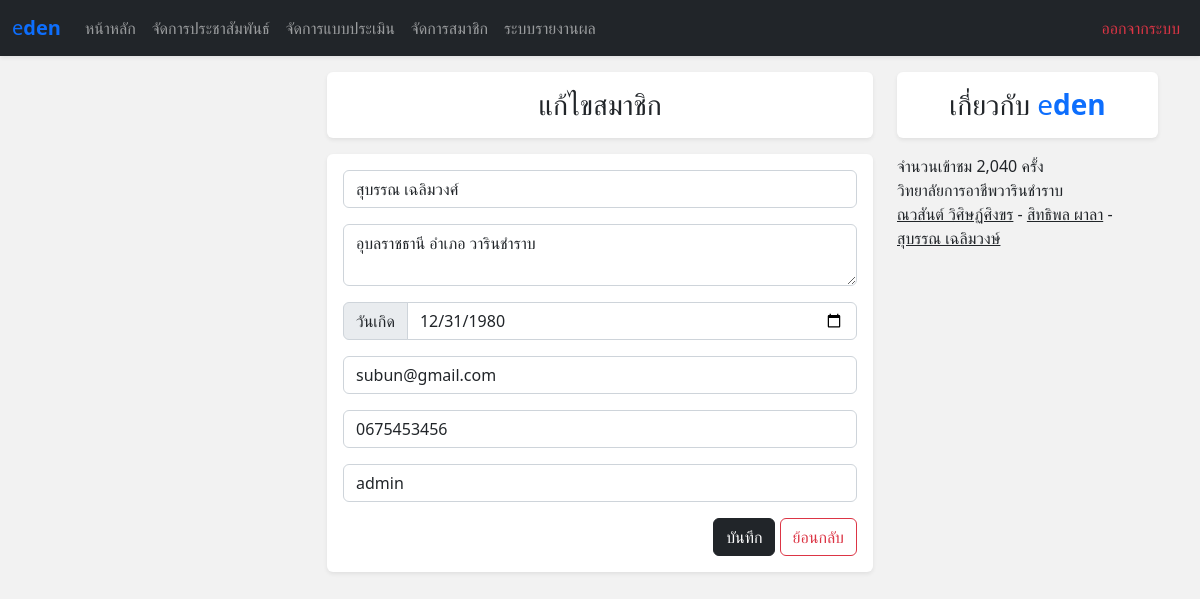
Page /admin/members?mem_id=7 (signed in) on the earlier database version.
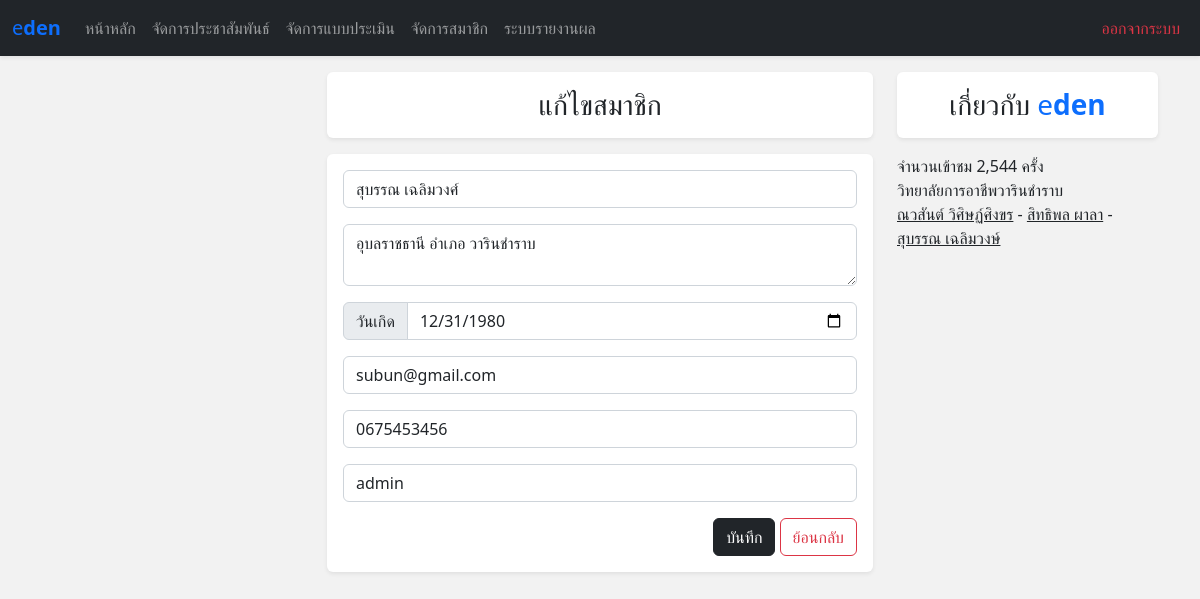
Same page on the later database version.
### tables this page shows
CREATE TABLE `member` (
  `mem_id` int(5) NOT NULL,
  `mem_name` varchar(200) NOT NULL,
  `mem_address` varchar(200) NOT NULL,
  `mem_date` date NOT NULL,
  `mem_email` varchar(100) NOT NULL,
  `mem_tel` varchar(20) NOT NULL,
  `mem_username` varchar(50) NOT NULL,
  `mem_password` varchar(50) NOT NULL,
  `mem_view` int(5) NOT NULL,
  `mem_status` varchar(10) NOT NULL,
  `mem_regis_date` date NOT NULL
);

### modules/getParams.php (called while the page is built, shortened)
<?php
function fetch($result){
    return mysqli_fetch_assoc($result);
}

### com/admin-member/EditMember.php (the view, shortened to what this page needs)
<?php
$usr_id = $_GET['mem_id'];
$mem=fetch($db->query("SELECT * FROM member WHERE mem_id = " . $usr_id));
?>
<?php FrameStart(); ?>
<h3 class="bg-white rounded shadow-sm p-3 my-3 text-center">แก้ไขสมาชิก</h3>
<form method="post" class="bg-white rounded shadow-sm p-3 my-3">
    <input type="text" name="mem_name" placeholder="ชื่อ - สกุล" id="" value="<?php echo $mem['mem_name']; ?>" class="form-control mb-3" required>
    <textarea name="mem_address" class="form-control mb-3" placeholder="ที่อยู่" required><?php echo $mem['mem_address']; ?></textarea>
    <div class="mb-3 input-group">
        <label for="" class="input-group-text">วันเกิด</label>
        <input type="date" name="mem_date" required  value="<?php echo $mem['mem_date']; ?>" class="form-control">
    </div>
    <input type="email" name="mem_email" placeholder="อีเมล" class="form-control mb-3" value="<?php echo $mem['mem_email']; ?>" required>
    <input type="number" name="mem_tel" required placeholder="เบอร์โทร" class="form-control mb-3" value="<?php echo $mem['mem_tel']; ?>">
    <select name="mem_status" class="form-control mb-3" required>
        <option value="admin" <?php echo $mem['mem_status'] == 'admin'? "selected": "" ?>>admin</option>
    </select>
    <div class="text-end">
        <button name="regis" class="btn btn-dark">บันทึก</button>
        <a href="/11pdln/admin/members" class="btn btn-outline-danger">ย้อนกลับ</a>
    </div>
</form>
<?php FrameEnd(); ?>

### modules/Frame.php (shortened to what this page needs)
<?php function FrameStart() {  ?>
<div class="container">
    <div class="row">
        <div class="col-md-3"></div>
        <div class="col-md-6">
<?php } function FrameEnd() {
    require('./modules/Database.php');  ?>
        </div>
        <div class="col-md-3">
        <h3 class="bg-white rounded shadow-sm p-3 my-3 text-center">เกี่ยวกับ <span class="text-primary">e<span class="fw-bold">den</span></span></h3>
        <div>
            <?php if(isset($_SESSION['usr'])): ?>
               จำนวนเข้าชม <?php echo number_format(fetch($db->query("SELECT * FROM member WHERE mem_id = " . $_SESSION['usr']))['mem_view'] ?? 0); ?> ครั้ง
               <?php endif; ?>
            </div>
            <div>
                <div>วิทยาลัยการอาชีพวารินชำราบ</div>
                <div>
                <a class="text-dark" href="https://github.com/Arikato111">ณวสันต์ วิศิษฏ์ศิงขร</a> -
                <a class="text-dark" href="mailto:zxcmarksf0456@gmail.com">สิทธิพล ผาลา</a> -
                <a class="text-dark" href="https://www.facebook.com/tanotookzon">สุบรรณ เฉลิมวงษ์</a>
            </div>
            </div>
        </div>
        </div>
    </div>
<?php } ?>

Differences in the rows shown:
changed member (number 2 of 2 on the later page): mem_view "2,040" → "2,544"
